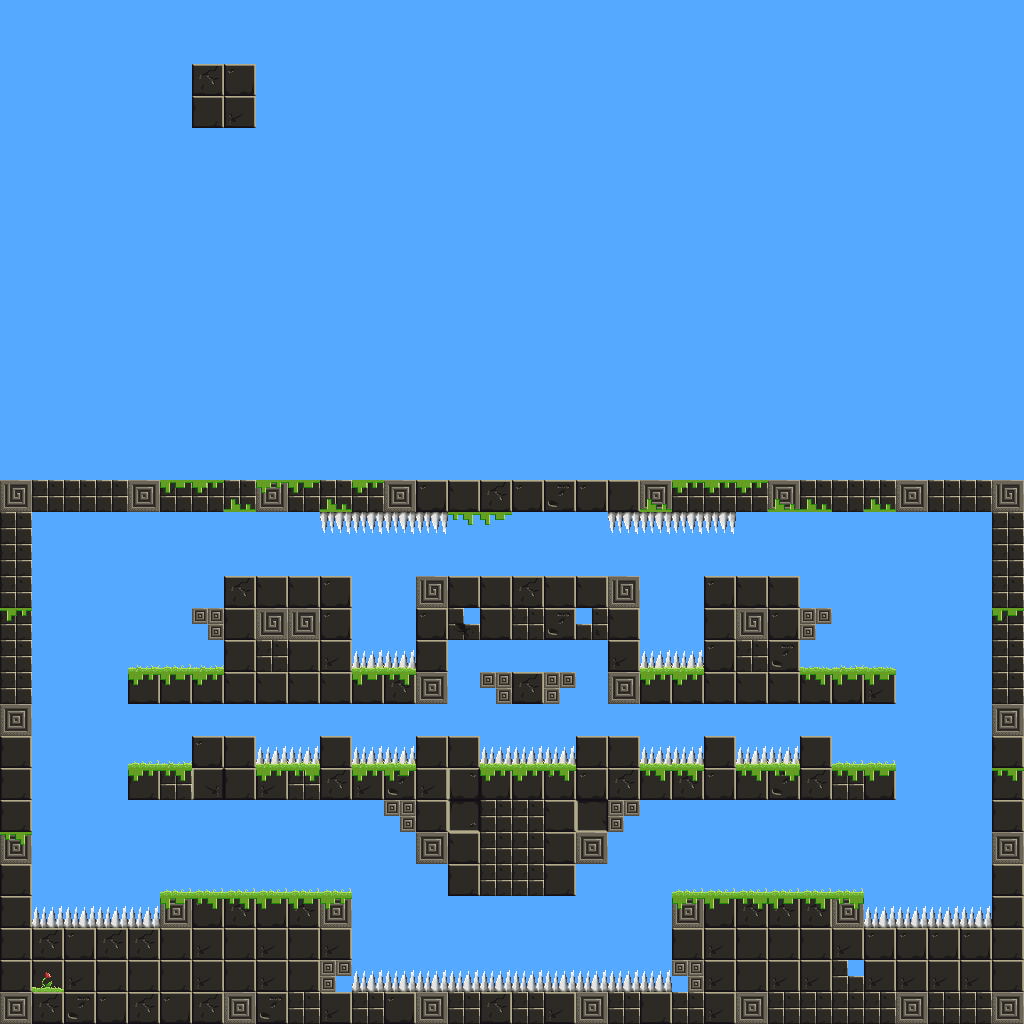

This is a level from a 2D game, rendered from its Tiled map with the project's own tilesets. A one-line summary and the map file follow, with tile-layer data summarised:
An orthogonal 32x32 tile map with 32x32 px tiles, 6 tile layers (block, background, additional-preview, foreground, ...) and 28 objects (8x Platform, 5x Switch, 4x Launcher, 3x Path, Spawner, ...).

<map version="1.0" orientation="orthogonal" renderorder="right-down" width="32" height="32" tilewidth="32" tileheight="32" backgroundcolor="#55aaff" nextobjectid="78">
 <properties>
  <property name="CrownSharing" value="0.0" />
  <property name="GoldRespawn" value="OnTrigger" />
  <property name="Timer" value="2" />
 </properties>
 <tileset firstgid="1" name="jungle_tiles" tilewidth="32" tileheight="32" tilecount="256" columns="16">
  <image source="../jungle_tiles_new.png" width="512" height="512" />
  <terraintypes>
   <terrain name="t" tile="4" />
  </terraintypes>
  <tile id="0">
   <animation>
    <frame tileid="0" duration="500" />
    <frame tileid="48" duration="500" />
    <frame tileid="96" duration="500" />
    <frame tileid="144" duration="500" />
   </animation>
  </tile>
  <tile id="1">
   <animation>
    <frame tileid="1" duration="500" />
    <frame tileid="49" duration="500" />
    <frame tileid="97" duration="500" />
    <frame tileid="145" duration="500" />
   </animation>
  </tile>
  <tile id="2">
   <animation>
    <frame tileid="2" duration="500" />
    <frame tileid="50" duration="500" />
    <frame tileid="98" duration="500" />
    <frame tileid="146" duration="500" />
   </animation>
  </tile>
  <tile id="4" terrain=",,,0" />
  <tile id="5" terrain=",,0," />
  <tile id="11">
   <animation>
    <frame tileid="11" duration="400" />
    <frame tileid="12" duration="400" />
    <frame tileid="13" duration="400" />
    <frame tileid="14" duration="400" />
   </animation>
  </tile>
  <tile id="16">
   <animation>
    <frame tileid="16" duration="500" />
    <frame tileid="64" duration="500" />
    <frame tileid="112" duration="500" />
    <frame tileid="160" duration="500" />
   </animation>
  </tile>
  <tile id="17">
   <animation>
    <frame tileid="17" duration="500" />
    <frame tileid="65" duration="500" />
    <frame tileid="113" duration="500" />
    <frame tileid="161" duration="500" />
   </animation>
  </tile>
  <tile id="18">
   <animation>
    <frame tileid="18" duration="500" />
    <frame tileid="66" duration="500" />
    <frame tileid="114" duration="500" />
    <frame tileid="162" duration="500" />
   </animation>
  </tile>
  <tile id="19">
   <animation>
    <frame tileid="19" duration="500" />
    <frame tileid="67" duration="500" />
    <frame tileid="115" duration="500" />
    <frame tileid="163" duration="500" />
   </animation>
  </tile>
  <tile id="20" terrain=",0,," />
  <tile id="21" terrain="0,,," />
  <tile id="22" terrain="0,0,0,0" />
  <tile id="32">
   <animation>
    <frame tileid="32" duration="500" />
    <frame tileid="80" duration="500" />
    <frame tileid="128" duration="500" />
    <frame tileid="176" duration="500" />
   </animation>
  </tile>
  <tile id="33">
   <animation>
    <frame tileid="33" duration="500" />
    <frame tileid="81" duration="500" />
    <frame tileid="129" duration="500" />
    <frame tileid="177" duration="500" />
   </animation>
  </tile>
  <tile id="34">
   <animation>
    <frame tileid="34" duration="500" />
    <frame tileid="82" duration="500" />
    <frame tileid="130" duration="500" />
    <frame tileid="178" duration="500" />
   </animation>
  </tile>
  <tile id="43">
   <animation>
    <frame tileid="43" duration="400" />
    <frame tileid="44" duration="400" />
    <frame tileid="45" duration="400" />
    <frame tileid="46" duration="400" />
   </animation>
  </tile>
  <tile id="59">
   <animation>
    <frame tileid="59" duration="400" />
    <frame tileid="60" duration="400" />
   </animation>
  </tile>
  <tile id="68">
   <animation>
    <frame tileid="68" duration="500" />
    <frame tileid="84" duration="500" />
    <frame tileid="100" duration="500" />
    <frame tileid="116" duration="500" />
   </animation>
  </tile>
  <tile id="69">
   <animation>
    <frame tileid="69" duration="500" />
    <frame tileid="85" duration="500" />
    <frame tileid="101" duration="500" />
    <frame tileid="117" duration="500" />
   </animation>
  </tile>
  <tile id="72">
   <properties>
    <property name="collectable" value="True" />
    <property name="type" value="coin" />
   </properties>
  </tile>
  <tile id="73">
   <properties>
    <property name="Trap" value="Pick" />
   </properties>
   <objectgroup draworder="index" />
  </tile>
  <tile id="74">
   <properties>
    <property name="type" value="ruby" />
   </properties>
  </tile>
  <tile id="75">
   <properties>
    <property name="type" value="diamond" />
   </properties>
  </tile>
 </tileset>
 <layer name="block" width="32" height="32">
  <data>[1024 cells, 262 non-empty, 14 distinct tile ids]</data>
 </layer>
 <layer name="background" width="32" height="32">
  <data>[1024 cells, 2 non-empty, 2 distinct tile ids]</data>
 </layer>
 <layer name="additional-preview" width="32" height="32">
  <data>[1024 cells, 41 non-empty, 1 distinct tile ids]</data>
 </layer>
 <layer name="foreground" width="32" height="32">
  <data>[1024 cells, 95 non-empty, 6 distinct tile ids]</data>
 </layer>
 <layer name="collectable_1" width="32" height="32">
  <properties>
   <property name="Hub_in" value="HUB01" />
   <property name="isActiveByDefault" value="true" />
  </properties>
  <data>[1024 cells, 0 non-empty, 0 distinct tile ids]</data>
 </layer>
 <layer name="collectable_2" width="32" height="32">
  <properties>
   <property name="Hub_in" value="HUB01" />
   <property name="isActiveByDefault" value="false" />
  </properties>
  <data>[1024 cells, 0 non-empty, 0 distinct tile ids]</data>
 </layer>
 <objectgroup name="Collision">
  <object id="2" x="416" y="480" width="608" height="32" />
  <object id="3" x="0" y="480" width="416" height="32" />
  <object id="4" x="0" y="512" width="32" height="480" />
  <object id="7" x="992" y="512" width="32" height="480" />
  <object id="61" x="0" y="992" width="1024" height="40" />
 </objectgroup>
 <objectgroup color="#00ff00" name="Spawners">
  <object id="28" name="Player01" type="Spawner" x="120" y="352" width="36" height="35">
   <properties>
    <property name="Subtype" value="Player" />
   </properties>
  </object>
 </objectgroup>
 <objectgroup color="#a40505" name="InteractiveObjects">
  <object id="34" name="Totem" type="Switch" x="352" y="352" width="32" height="32">
   <properties>
    <property name="Hub_out" value="HUB01" />
    <property name="Subtype" value="totem_switch" />
    <property name="weight" value="50" />
   </properties>
  </object>
  <object id="35" name="HUB01" type="HUB" x="424" y="312" width="64" height="64">
   <properties>
    <property name="Comments" value="The Totem combination (1, 0, 1) activates the spikes and wood platform rotation" />
    <property name="ID" value="HUB01" />
    <property name="Threshold" value="0.95" />
    <property name="isSilent" type="bool" value="false" />
   </properties>
   <ellipse />
  </object>
  <object id="38" name="Invisible" type="Switch" x="64" y="416" width="320" height="24">
   <properties>
    <property name="Hub_out" value="HUB02" />
    <property name="Subtype" value="invisible_switch" />
    <property name="weight" value="150" />
   </properties>
  </object>
  <object id="39" name="FireLauncher" type="Launcher" x="32" y="416" width="32" height="32">
   <properties>
    <property name="Child" value="fire_ball" />
    <property name="Hub_in" value="HUB02" />
    <property name="Interval" value="1" />
    <property name="Subtype" value="Launcher" />
    <property name="Triggerable" value="True" />
    <property name="isActiveByDefault" value="false" />
    <property name="impulse" value="6" />
    <property name="intervalShoot" value="1" />
    <property name="pool" value="4" />
    <property name="reloadTime" value="5" />
   </properties>
  </object>
  </objectgroup>
 <objectgroup color="#3fd8fa" name="MovingPlatforms">
  <!-- 11 objects omitted --></objectgroup>
</map>
<!-- 18 of 28 objects omitted -->
